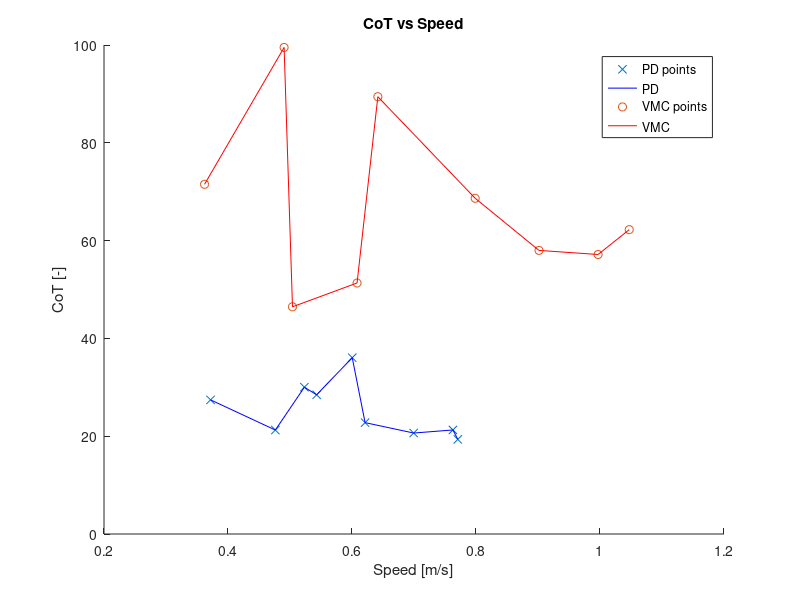
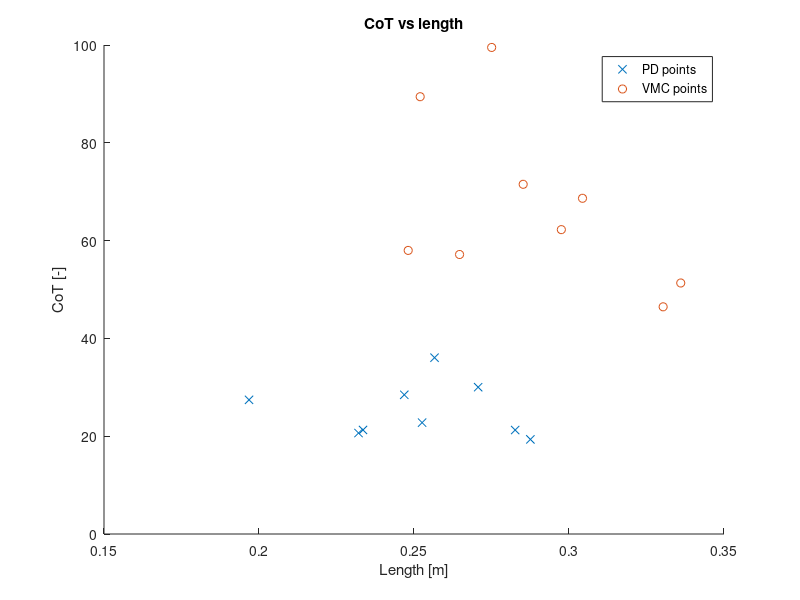
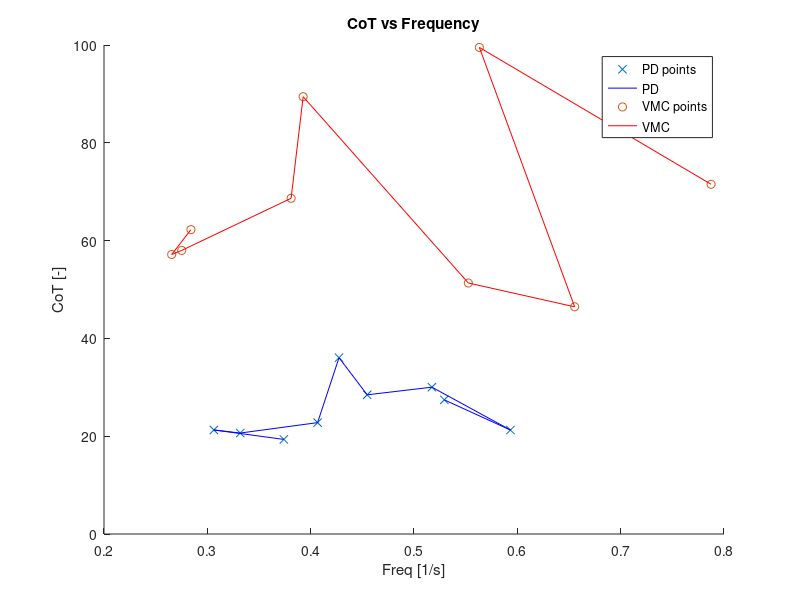

These charts were generated, in order, by the following MATLAB code:
%--------------------------------------------------------------------------
%   opti_part : Stock and plot the comparison between all the results of
%               the PD and VMC controller. Add more plot if you want
%--------------------------------------------------------------------------

% Load and init
load('analyzePD-VMC.mat')

CoT_PD = zeros(1,9);
CoT_VMC = zeros(1,9);

speed_PD = zeros(1,9);
speed_VMC = zeros(1,9);

length_PD = zeros(1,9);
length_VMC = zeros(1,9);

freq_PD = zeros(1,9);
freq_VMC = zeros(1,9);

% Store data in vectors
for i = 1:9
    CoT_PD(i) = analyzeArray{1,i}.cot;
    CoT_VMC(i) = analyzeArray{1,9+i}.cot;
    speed_PD(i) = analyzeArray{1,i}.speed;
    speed_VMC(i) = analyzeArray{1,9+i}.speed;
    length_PD(i) = analyzeArray{1,i}.length;
    length_VMC(i) = analyzeArray{1,9+i}.length;
    freq_PD(i) = analyzeArray{1,i}.freq;
    freq_VMC(i) = analyzeArray{1,9+i}.freq;
end

% Print CoT vs Speed
figure
hold on
scatter(speed_PD,CoT_PD, 'blue', 'x')
plot(speed_PD,CoT_PD, 'blue')
scatter(speed_VMC,CoT_VMC, 'red')
plot(speed_VMC,CoT_VMC, 'red')
legend('PD points','PD','VMC points','VMC');
xlabel('Speed [m/s]');
ylabel('CoT [-]');
title('CoT vs Speed');

% Print CoT vs Length
figure
hold on
scatter(length_PD,CoT_PD, 'blue', 'x')
scatter(length_VMC,CoT_VMC, 'red')
legend('PD points','VMC points');
xlabel('Length [m]');
ylabel('CoT [-]');
title('CoT vs length');

% Print CoT vs Frequency
figure
hold on
scatter(freq_PD,CoT_PD, 'blue', 'x')
plot(freq_PD,CoT_PD, 'blue')
scatter(freq_VMC,CoT_VMC, 'red')
plot(freq_VMC,CoT_VMC, 'red')
legend('PD points','PD','VMC points','VMC');
xlabel('Freq [1/s]');
ylabel('CoT [-]');
title('CoT vs Frequency');